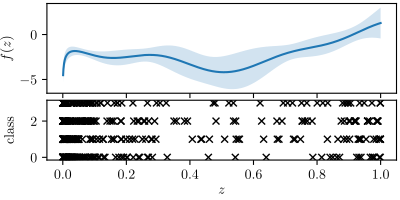

Python code for this plot:
import numpy as np
import pycalib.calibration_methods as calm
import pycalib.benchmark as bm

if __name__ == "__main__":
    # Synthetic data
    def f(x):
        return x ** 3


    n_classes = 4
    X, y, info_dict = bm.SyntheticBeta.sample_miscal_data(alpha=2, beta=.75, miscal_func=f, miscal_func_name="power",
                                                          size=100, marginal_probs=np.ones(n_classes) / n_classes,
                                                          random_state=0)

    # Calibrate
    gpc = calm.GPCalibration(n_classes=n_classes,
                             maxiter=1000,
                             n_inducing_points=10,
                             verbose=True)
    gpc.fit(X, y)

    # Plot
    file = "/Users/jwenger/Documents/university/theses/master's thesis/code/" +\
           "pycalib/pycalib/figures/gpcalib_illustration/latent_process"
    gpc.plot(filename=file,
             plot_classes=True,
             xlim=[10**-3, 1],
             ratio=0.5,
             gridspec_kw={'height_ratios': [3, 2]})
